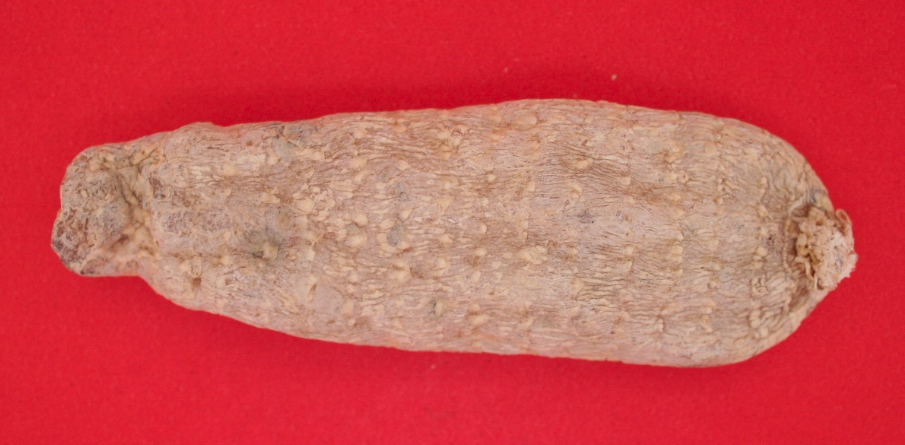
#> input picture resource/masking.png, 905 x 445 px
$ python undertanding_contours_mask.py
#> lines starting #> are read from the running program, lines starting #| are printed output that depends on the picture; after the words box and inside, x2 and y2 are one past the last pixel; in counts of white or black regions, pixels touching at a corner belong together
import cv2
import numpy as np

original_image = cv2.imread('../resource/masking.png')
#> original_image is the input picture: shape (445, 905, 3); mean B, G, R 81.9, 79.5, 206.6
gray           = cv2.cvtColor(original_image,cv2.COLOR_BGR2GRAY)
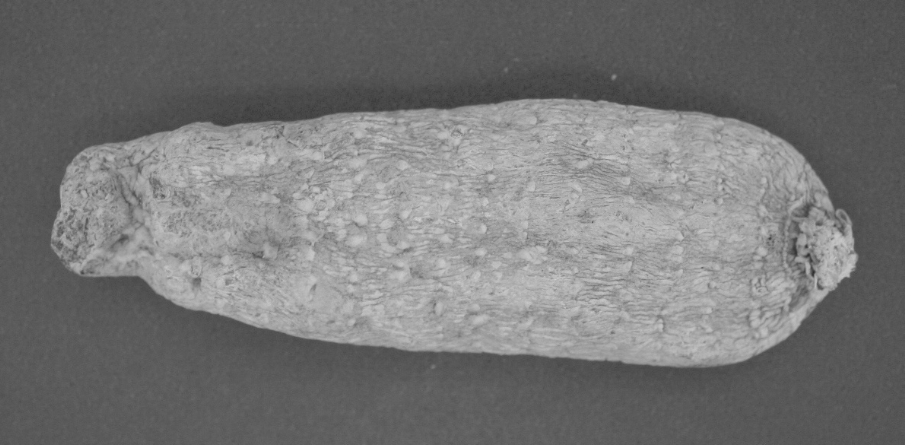
#> gray: shape (445, 905); min 46, max 210, mean 117.8
blurred        = cv2.medianBlur(gray,35)
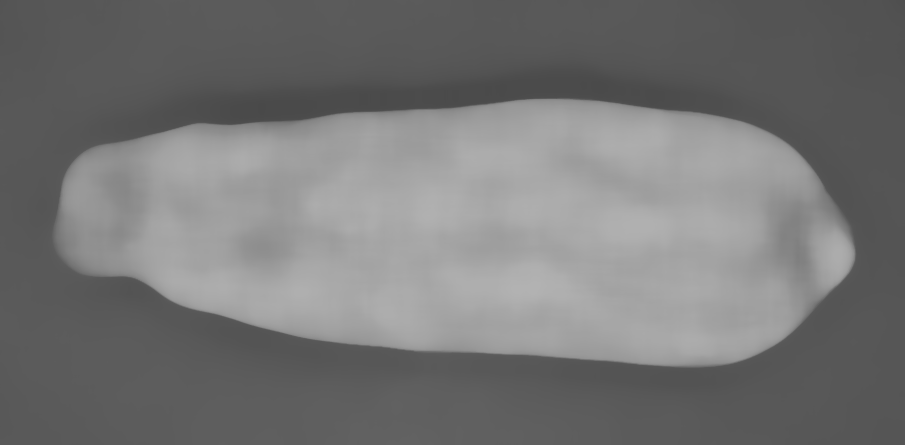
#> blurred: shape (445, 905); min 73, max 178, mean 117.7
ret, threshold = cv2.threshold(blurred,0,255,cv2.THRESH_BINARY+cv2.THRESH_OTSU)
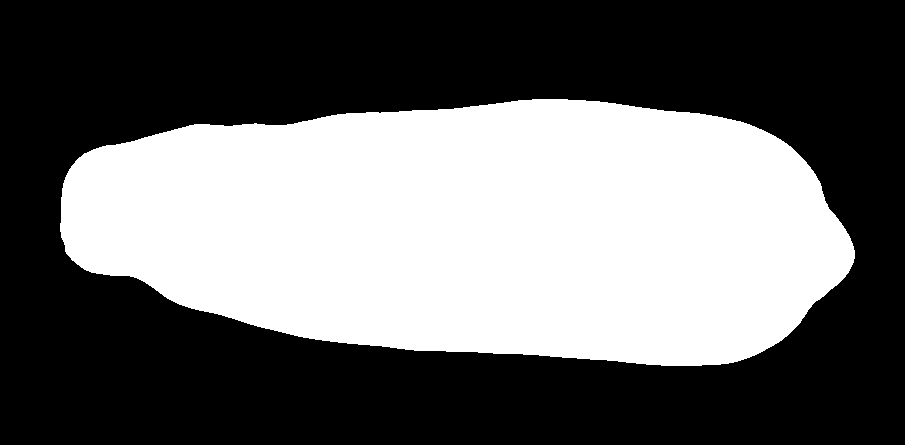
#> threshold: shape (445, 905); 41.1% white; 1 white region, box (x1, y1, x2, y2) and area: (60, 99, 855, 366) 165464
#> ret = 124

masked_image   = cv2.bitwise_and(original_image,original_image,mask= threshold)
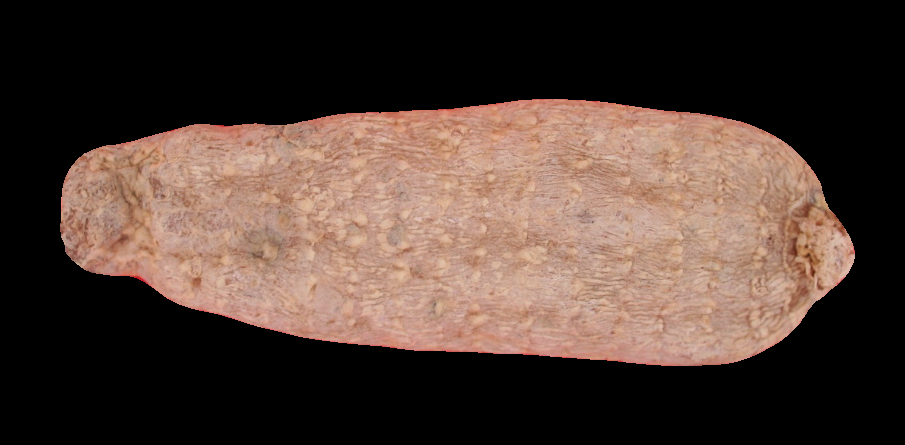
#> masked_image: shape (445, 905, 3); mean B, G, R 53.2, 61.6, 80

cv2.namedWindow('Display',cv2.WINDOW_NORMAL)
cv2.imshow('Display',masked_image)
cv2.waitKey()
